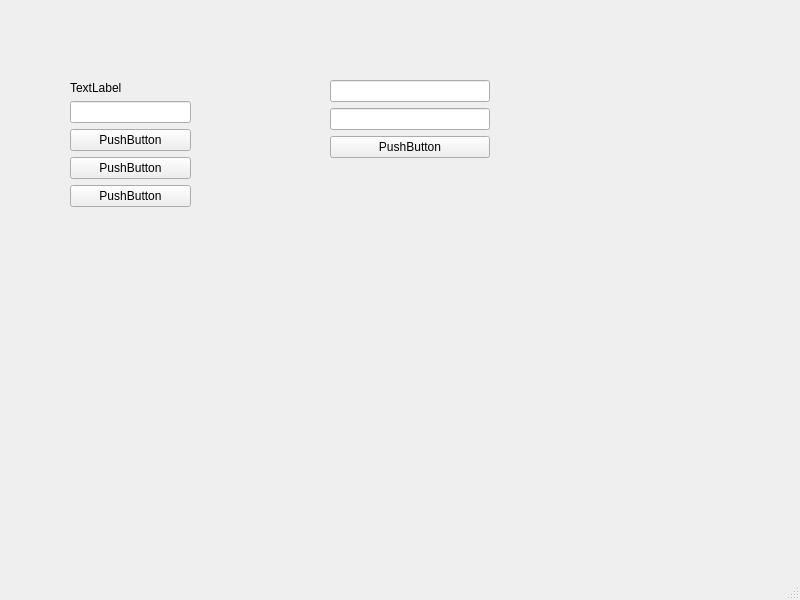
<?xml version="1.0" encoding="UTF-8"?>
<ui version="4.0">
 <class>MainWindow</class>
 <widget class="QMainWindow" name="MainWindow">
  <property name="geometry">
   <rect>
    <x>0</x>
    <y>0</y>
    <width>800</width>
    <height>600</height>
   </rect>
  </property>
  <property name="windowTitle">
   <string>MainWindow</string>
  </property>
  <widget class="QWidget" name="centralwidget">
   <widget class="QWidget" name="verticalLayoutWidget">
    <property name="geometry">
     <rect>
      <x>330</x>
      <y>80</y>
      <width>160</width>
      <height>80</height>
     </rect>
    </property>
    <layout class="QVBoxLayout" name="verticalLayout_2">
     <item>
      <widget class="QLineEdit" name="lineEdit_2"/>
     </item>
     <item>
      <widget class="QLineEdit" name="lineEdit_3"/>
     </item>
     <item>
      <widget class="QPushButton" name="pushButton_4">
       <property name="text">
        <string>PushButton</string>
       </property>
      </widget>
     </item>
    </layout>
   </widget>
   <widget class="QWidget" name="">
    <property name="geometry">
     <rect>
      <x>70</x>
      <y>80</y>
      <width>121</width>
      <height>127</height>
     </rect>
    </property>
    <layout class="QVBoxLayout" name="verticalLayout">
     <item>
      <widget class="QLabel" name="label">
       <property name="text">
        <string>TextLabel</string>
       </property>
      </widget>
     </item>
     <item>
      <widget class="QLineEdit" name="lineEdit"/>
     </item>
     <item>
      <widget class="QPushButton" name="pushButton_2">
       <property name="text">
        <string>PushButton</string>
       </property>
      </widget>
     </item>
     <item>
      <widget class="QPushButton" name="pushButton">
       <property name="text">
        <string>PushButton</string>
       </property>
      </widget>
     </item>
     <item>
      <widget class="QPushButton" name="pushButton_3">
       <property name="text">
        <string>PushButton</string>
       </property>
      </widget>
     </item>
    </layout>
   </widget>
  </widget>
  <widget class="QMenuBar" name="menubar">
   <property name="geometry">
    <rect>
     <x>0</x>
     <y>0</y>
     <width>800</width>
     <height>23</height>
    </rect>
   </property>
  </widget>
  <widget class="QStatusBar" name="statusbar"/>
 </widget>
 <resources/>
 <connections/>
</ui>
